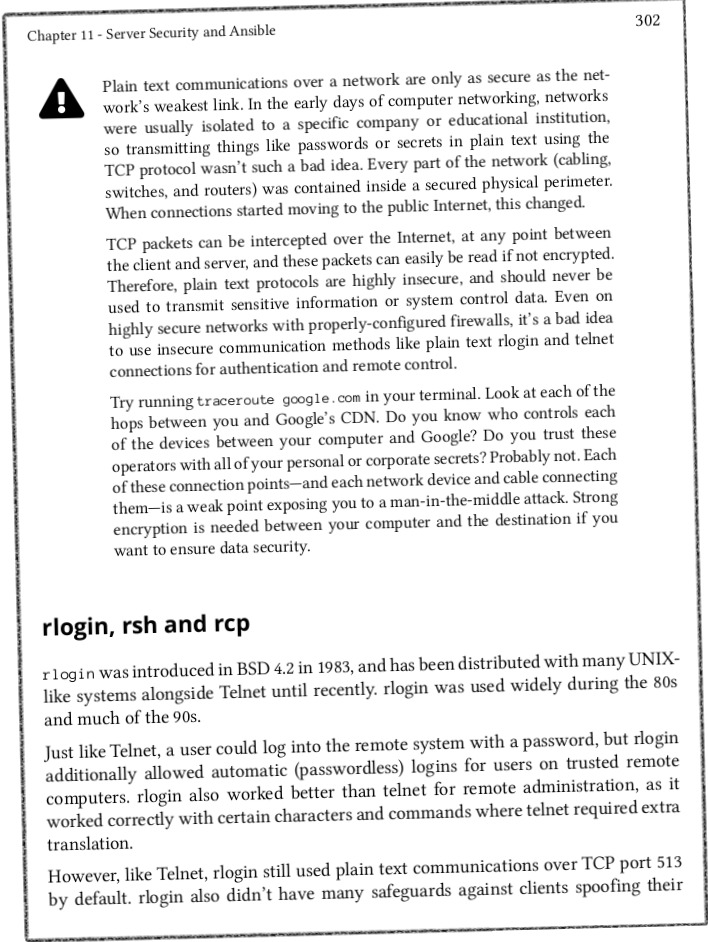
#> input picture libraries_testing/pillow/image_data/book_image_1.jpeg, 708 x 942 px
$ python -i rotate_image.py   (imports and definitions only)
#> lines starting #> are read from the running program, lines starting #| are printed output that depends on the picture; after the words box and inside, x2 and y2 are one past the last pixel; in counts of white or black regions, pixels touching at a corner belong together
#> in skewAngle, self.rotate_image is the input picture: shape (942, 708, 3); min 0, max 255, mean 235.1
import cv2
import numpy as np
from PIL import Image


class RotateImage():

    def __init__(self):
        pass


    def imageRotation(self):

        self.image_file = "image_data/image_1.jpg"
        image = Image.open(self.image_file)

        image = image.rotate(
            angle=50,
            expand=True,
            fillcolor="green",
            # center=(100, 100),
            resample=Image.BICUBIC
        )

        image.show()


    def getSkewAngle(self, cvImage) -> float:

        # 1 Blur + threshold
        blur = cv2.GaussianBlur(cvImage, (9, 9), 0)
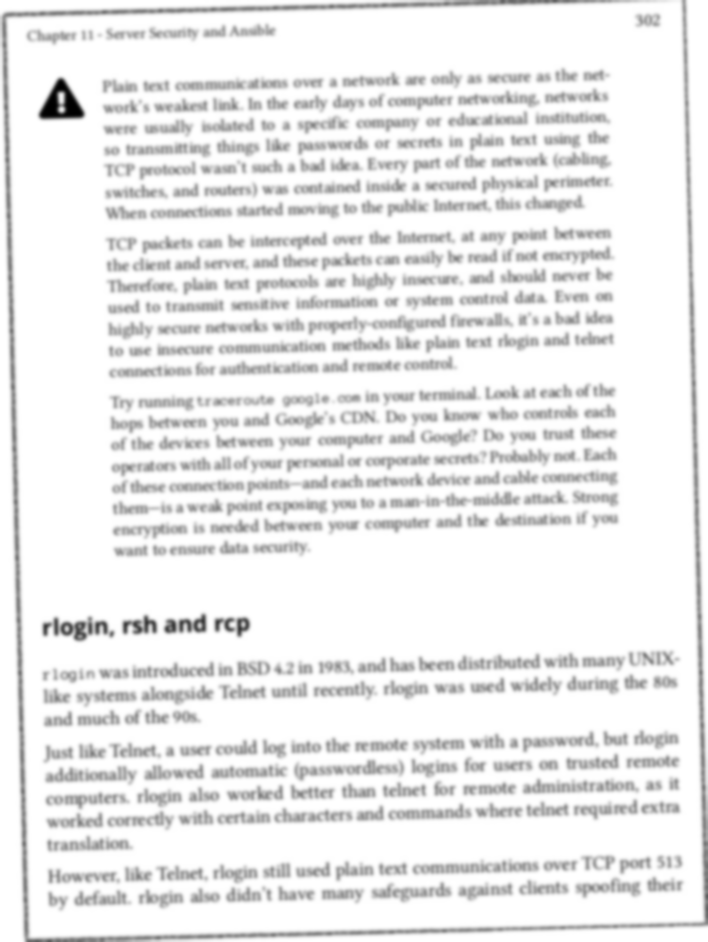
#> blur: shape (942, 708); min 0, max 255, mean 235.1
        cv2.imwrite("./blur_image.png", blur)

        thresh = cv2.threshold(
            blur, 0, 255, cv2.THRESH_BINARY_INV + cv2.THRESH_OTSU
        )[1]
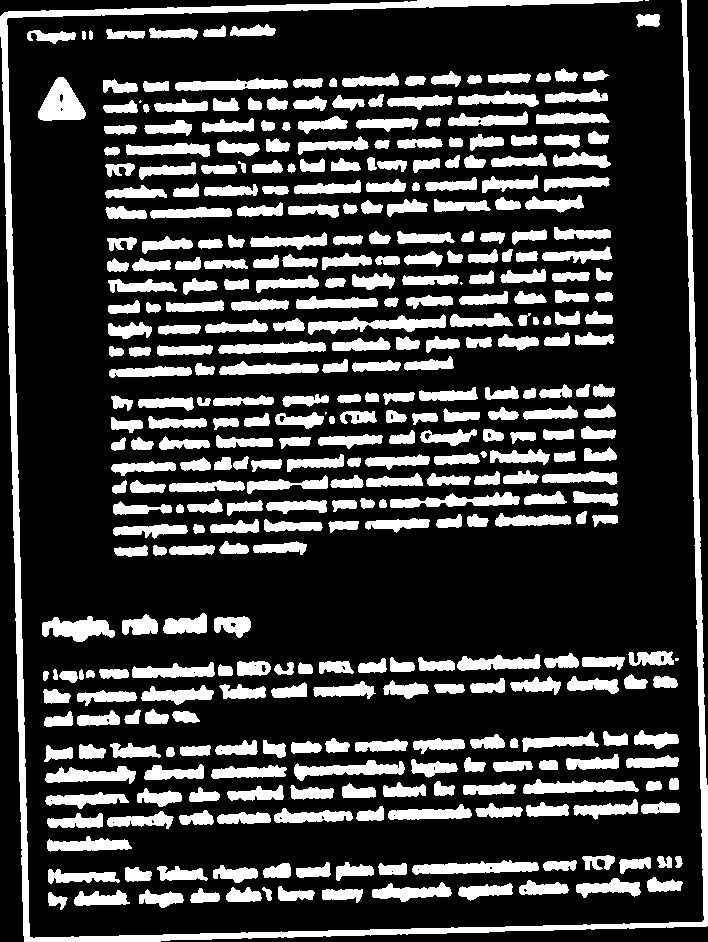
#> thresh: shape (942, 708); 23.6% white; 380 white regions (5 under 20 px), largest, box (x1, y1, x2, y2) and area: (0, 0, 708, 942) 18922, (38, 77, 86, 121) 1319, (308, 314, 446, 335) 1291
        cv2.imwrite("./thresh_image.png", thresh)

        # 2 Dilation to merge text lines
        kernel = cv2.getStructuringElement(cv2.MORPH_RECT, (30, 5))
        dilate = cv2.dilate(thresh, kernel, iterations=2)
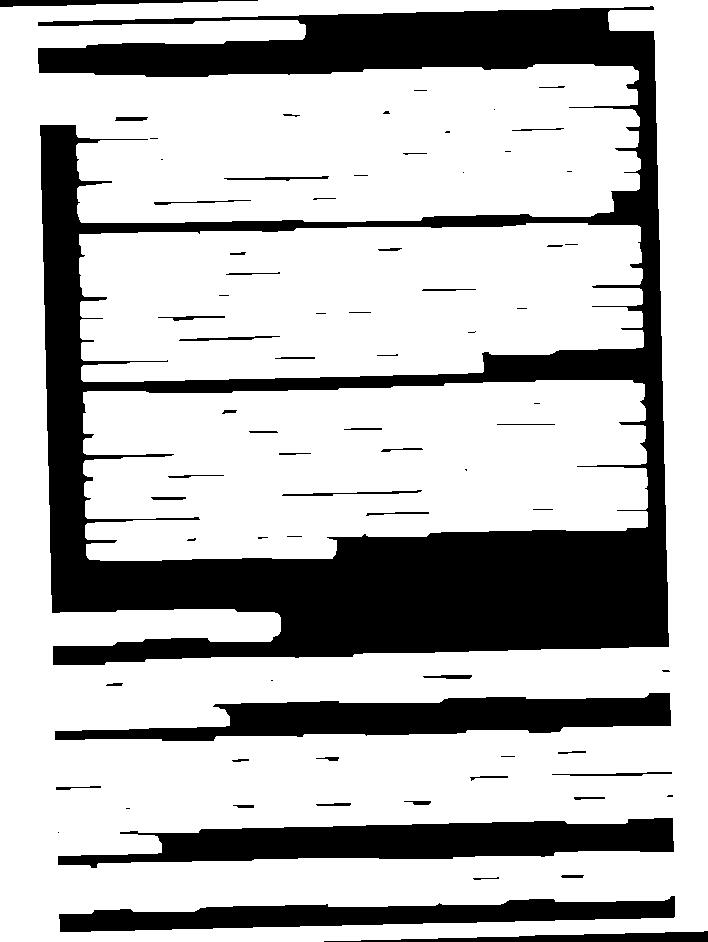
#> dilate: shape (942, 708); 72.7% white; 75 black regions (26 under 20 px)

        # 3 Find Contours
        contours, _ = cv2.findContours(
            dilate, cv2.RETR_LIST, cv2.CHAIN_APPROX_SIMPLE
        )
#> contours = 77 contours, 15 with area under 20; largest, box (x1, y1, x2, y2) and area: (0, 0, 708, 942) 662167, (37, 5, 670, 666) 299708, (83, 380, 648, 561) 86525, (79, 223, 644, 382) 78314, (57, 817, 675, 869) 18070

        if not contours:
            return 0.0

        h_img, w_img = cvImage.shape[:2]
#> h_img = 942; w_img = 708
        image_area = h_img * w_img
#> image_area = 666936

        valid_contours = []

        # 4️⃣ Filter contours (THIS IS THE FIX)
        for cnt in contours:
            area = cv2.contourArea(cnt)
            if area < image_area * 0.01:
                continue  # too small (noise)

            x, y, w, h = cv2.boundingRect(cnt)

            # Reject contours touching image border (likely border frame)
            if x <= 5 or y <= 5 or (x + w) >= (w_img - 5) or (y + h) >= (h_img - 5):
                continue

            valid_contours.append(cnt)
#> this loop made 77 passes
#> area on passes 2, 3, 7, 8, 9, 10, 12, 13, 14, 15, 16, 17: 61.5, 88.5, 76, 120.5, 105, 100, 131.5, 113.5, 364.5, 53.5, 80, 28
#> (area, x, y, w, h) on passes 1, 5, 19, 40, 57: (12380.5, 58, 895, 618, 38), (18070.5, 57, 817, 618, 52), (16631, 54, 692, 618, 50), (86525, 83, 380, 565, 181), (78314.5, 79, 223, 565, 159)
#> after the loop, valid_contours = 5 contours; box (x1, y1, x2, y2) and area: (83, 380, 648, 561) 86525, (79, 223, 644, 382) 78314, (57, 817, 675, 869) 18070, (54, 692, 672, 742) 16631, (58, 895, 676, 933) 12380

        # 5️⃣ Fallback: if everything was rejected, use largest contour
        if not valid_contours:
            valid_contours = contours

        # 6️⃣ Use largest valid contour
        largestContour = max(valid_contours, key=cv2.contourArea)
#> largestContour = contour of 226 points, box (x1, y1, x2, y2) (83, 380, 648, 561), area 86525

        # 7️⃣ Compute angle
        (_, (w, h), angle) = cv2.minAreaRect(largestContour)
#> w = 563.7; h = 173; angle = -1.4

        if w < h:
            angle += 90

        # Normalize
        if angle < -90:
            angle += 180
        elif angle > 90:
            angle -= 180

        # print(f"Detected skew angle === : {angle}")
        return angle


    def skewAngle(self, rotate_image_path):
        # self.rotate_image_path = "image_data/book_image_1.jpeg"

        self.rotate_image = cv2.imread(rotate_image_path)

        self.gray_image = cv2.cvtColor(self.rotate_image, cv2.COLOR_BGR2GRAY)

        self.rotate_angle = self.getSkewAngle(self.gray_image)
#> self.rotate_angle = -1.4

        # print(f"The Angle is ==========> { self.rotate_angle}")
        return self.rotate_angle


    def deskiwImage(self):

        self.rotate_image_path = "image_data/book_image_2.jpeg"

        self.image = Image.open(self.rotate_image_path)

        self.skiw_angle = self.skewAngle(self.rotate_image_path)

        self.image = self.image.rotate(
            angle=self.skiw_angle,
            expand=True,
            fillcolor="#ffffff",
            # center=(100, 100),
            resample=Image.BICUBIC
        )

        self.image.save("image_output/deskiw_image_2.png")

        self.image.show()

>>> result = RotateImage().skewAngle('image_data/book_image_1.jpeg')
#> result = -1.4
